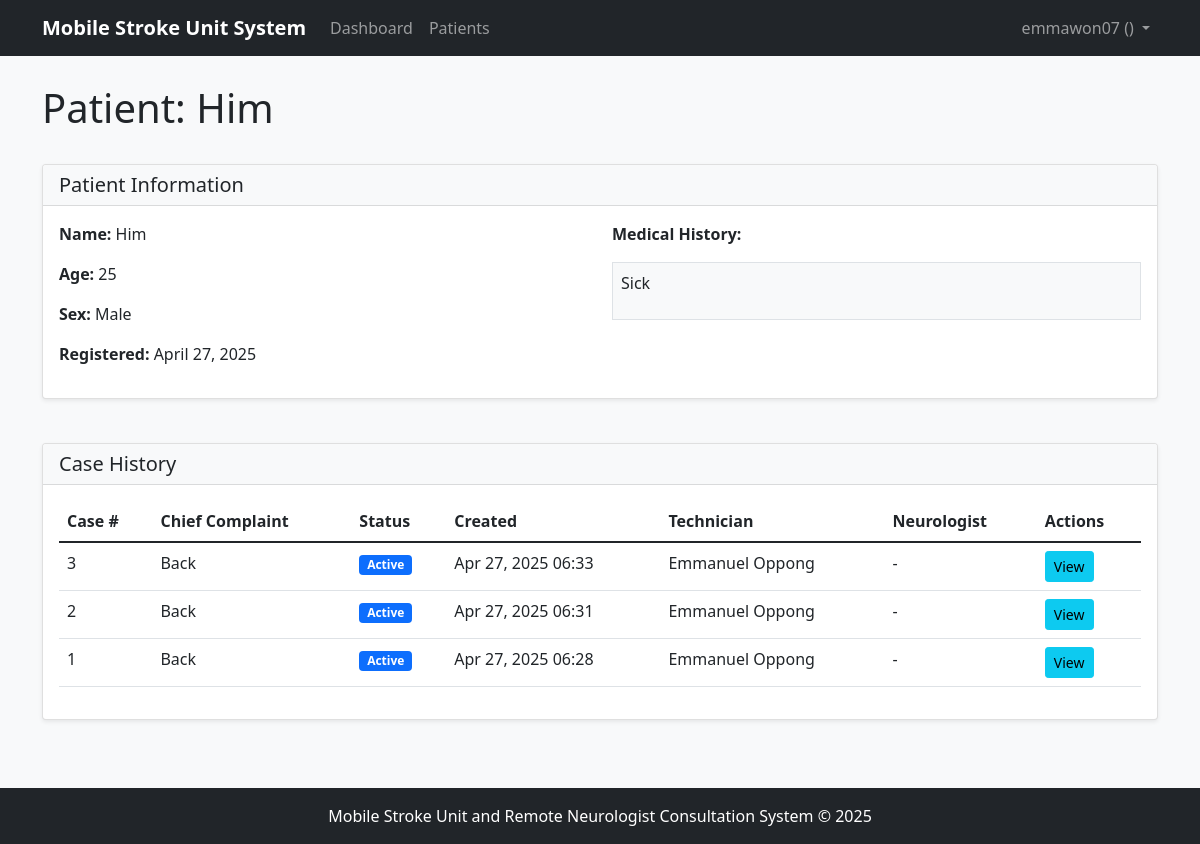
/patients/1/ (signed in), run on the app's committed database.
### accounts/models.py (models this page shows, shortened)
class User(AbstractUser):
    USER_TYPE_CHOICES = (
        ('technician', 'Mobile Stroke Technician'),
        ('neurologist', 'Remote Neurologist'),
        ('admin', 'Administrator'),
    )
    user_type = models.CharField(max_length=20, choices=USER_TYPE_CHOICES)
    phone_number = models.CharField(max_length=15, blank=True, null=True)
    is_active = models.BooleanField(default=True)
    def is_technician(self):
        return self.user_type == 'technician'

### stroke_app/models.py (models this page shows, shortened)
class Patient(models.Model):
    SEX_CHOICES = (
        ('M', 'Male'),
        ('F', 'Female'),
        ('O', 'Other'),
    )
    name = models.CharField(max_length=100)
    age = models.IntegerField()
    sex = models.CharField(max_length=1, choices=SEX_CHOICES)
    medical_history = models.TextField(blank=True)
    created_at = models.DateTimeField(auto_now_add=True)
    updated_at = models.DateTimeField(auto_now=True)

class StrokeCase(models.Model):
    STATUS_CHOICES = (
        ('active', 'Active'),
        ('completed', 'Completed'),
        ('referred', 'Referred'),
    )
    patient = models.ForeignKey(Patient, on_delete=models.CASCADE)
    technician = models.ForeignKey(User, on_delete=models.CASCADE, related_name='technician_cases')
    neurologist = models.ForeignKey(User, on_delete=models.CASCADE, related_name='neurologist_cases', null=True, blank=True)
    chief_complaint = models.TextField()
    status = models.CharField(max_length=20, choices=STATUS_CHOICES, default='active')
    symptom_onset_time = models.DateTimeField()
    created_at = models.DateTimeField(auto_now_add=True)
    updated_at = models.DateTimeField(auto_now=True)

### stroke_app/views.py (the view)
# urls.py: path('patients/<int:patient_id>/', views.patient_detail, name='patient_detail'),
@login_required
def patient_detail(request, patient_id):
    patient = get_object_or_404(Patient, id=patient_id)
    cases = StrokeCase.objects.filter(patient=patient).order_by('-created_at')
    return render(request, 'stroke_app/patient_detail.html', {
        'patient': patient,
        'cases': cases,
        'title': f'Patient: {patient.name}'
    })

### templates/stroke_app/patient_detail.html (shortened to what this page needs)
{% extends 'base.html' %}
{% block page_title %}Patient: {{ patient.name }}{% endblock %}
{% block content %}
<div class="row mb-4">
    <div class="col-md-12">
        <div class="card">
            <div class="card-header">
                <div class="d-flex justify-content-between align-items-center">
                    <h5 class="mb-0">Patient Information</h5>
                </div>
            </div>
            <div class="card-body">
                <div class="row">
                    <div class="col-md-6">
                        <p><strong>Name:</strong> {{ patient.name }}</p>
                        <p><strong>Age:</strong> {{ patient.age }}</p>
                        <p><strong>Sex:</strong> {{ patient.get_sex_display }}</p>
                        <p><strong>Registered:</strong> {{ patient.created_at|date:"F j, Y" }}</p>
                    </div>
                    <div class="col-md-6">
                        <p><strong>Medical History:</strong></p>
                        <div class="border p-2 bg-light">{{ patient.medical_history|linebreaks|default:"No medical history recorded." }}</div>
                    </div>
                </div>
            </div>
        </div>
    </div>
</div>
<div class="row">
    <div class="col-md-12">
        <div class="card">
            <div class="card-header">
                <h5 class="mb-0">Case History</h5>
            </div>
            <div class="card-body">
                {% if cases %}
                <div class="table-responsive">
                    <table class="table table-hover">
                        <thead>
                            <tr>
                                <th>Case #</th>
                                <th>Chief Complaint</th>
                                <th>Status</th>
                                <th>Created</th>
                                <th>Technician</th>
                                <th>Neurologist</th>
                                <th>Actions</th>
                            </tr>
                        </thead>
                        <tbody>
                            {% for case in cases %}
                            <tr>
                                <td>{{ case.id }}</td>
                                <td>{{ case.chief_complaint|truncatechars:30 }}</td>
                                <td>
                                    {% if case.status == 'active' %}
                                    <span class="badge bg-primary">Active</span>
                                    {% elif case.status == 'completed' %}
                                    <span class="badge bg-success">Completed</span>
                                    {% elif case.status == 'referred' %}
                                    <span class="badge bg-warning">Referred</span>
                                    {% endif %}
                                </td>
                                <td>{{ case.created_at|date:"M d, Y H:i" }}</td>
                                <td>{{ case.technician.get_full_name|default:case.technician.username }}</td>
                                <td>{{ case.neurologist.get_full_name|default:"-" }}</td>
                                <td>
                                    <a href="{% url 'case_detail' case.id %}" class="btn btn-sm btn-info">View</a>
                                </td>
                            </tr>
                            {% endfor %}
                        </tbody>
                    </table>
                </div>
                {% else %}
                <p class="text-center">No cases found for this patient.</p>
                {% endif %}
            </div>
        </div>
    </div>
</div>
{% endblock %}

### templates/base.html (shortened to what this page needs)
{% load static %}
<!DOCTYPE html>
<html lang="en">
<head>
    <link href="https://cdn.jsdelivr.net/npm/bootstrap@5.1.3/dist/css/bootstrap.min.css" rel="stylesheet">
    <link href="{% static 'css/icons.css' %}" rel="stylesheet">
</head>
<body>
    <nav class="navbar navbar-expand-lg navbar-dark bg-dark fixed-top">
        <div class="container">
            <a class="navbar-brand" href="{% url 'dashboard' %}">Mobile Stroke Unit System</a>
            <div class="collapse navbar-collapse" id="navbarNav">
                <ul class="navbar-nav me-auto">
                    {% if user.is_authenticated %}
                    <li class="nav-item">
                        <a class="nav-link" href="{% url 'dashboard' %}">Dashboard</a>
                    </li>
                    <li class="nav-item">
                        <a class="nav-link" href="{% url 'patient_list' %}">Patients</a>
                    </li>
                    {% endif %}
                </ul>
                <ul class="navbar-nav ms-auto">
                    {% if user.is_authenticated %}
                    <li class="nav-item dropdown">
                        <a class="nav-link dropdown-toggle" href="#" id="userDropdown" role="button" data-bs-toggle="dropdown" aria-expanded="false">
                            {{ user.get_full_name|default:user.username }} ({{ user.get_user_type_display }})
                        </a>
                    </li>
                    {% endif %}
                </ul>
            </div>
        </div>
    </nav>
    <div class="container mt-4">
        <div class="row mb-4">
            <div class="col">
                <h1>{% block page_title %}{{ title|default:"Mobile Stroke Unit System" }}{% endblock %}</h1>
            </div>
        </div>
        {% block content %}{% endblock %}
    </div>
    <footer class="bg-dark text-white mt-5 py-3">
        <div class="container text-center">
            <p class="m-0">Mobile Stroke Unit and Remote Neurologist Consultation System &copy; 2025</p>
        </div>
    </footer>
</body>
</html>

### templates/base.html (style rules this page uses)
body { padding-top: 60px; background-color: #f8f9fa; }
.navbar-brand { font-weight: bold; }
.card { margin-bottom: 20px; box-shadow: 0 0.125rem 0.25rem rgba(0, 0, 0, 0.075); }
.card-header { background-color: #f8f9fa; border-bottom: 1px solid rgba(0, 0, 0, 0.125); font-weight: bold; }

### data on the page
User: get_full_name "emmawon07"
Patient: name "Him", age "25", sex "Male", created_at "April 27, 2025", medical_history "Sick"
StrokeCase: id "3", chief_complaint "Back", status "Active", created_at "Apr 27, 2025 06:33", technician.get_full_name "Emmanuel Oppong", neurologist.get_full_name "-"
StrokeCase: id "2", chief_complaint "Back", status "Active", created_at "Apr 27, 2025 06:31", technician.get_full_name "Emmanuel Oppong", neurologist.get_full_name "-"
StrokeCase: id "1", chief_complaint "Back", status "Active", created_at "Apr 27, 2025 06:28", technician.get_full_name "Emmanuel Oppong", neurologist.get_full_name "-"
